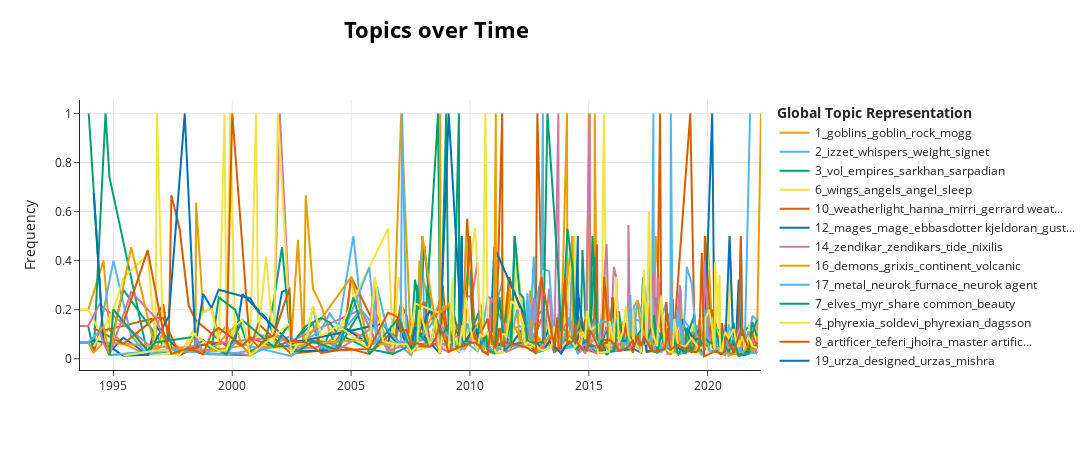

The cell this chart's notebook holds for it:
### Code cell
# manual normalized
topic_model.visualize_topics_over_time(topics_over_time, topics = [1,2,3,4,5,6,7,8,9,10,11,12,13,14,15,16,17,18,19])
